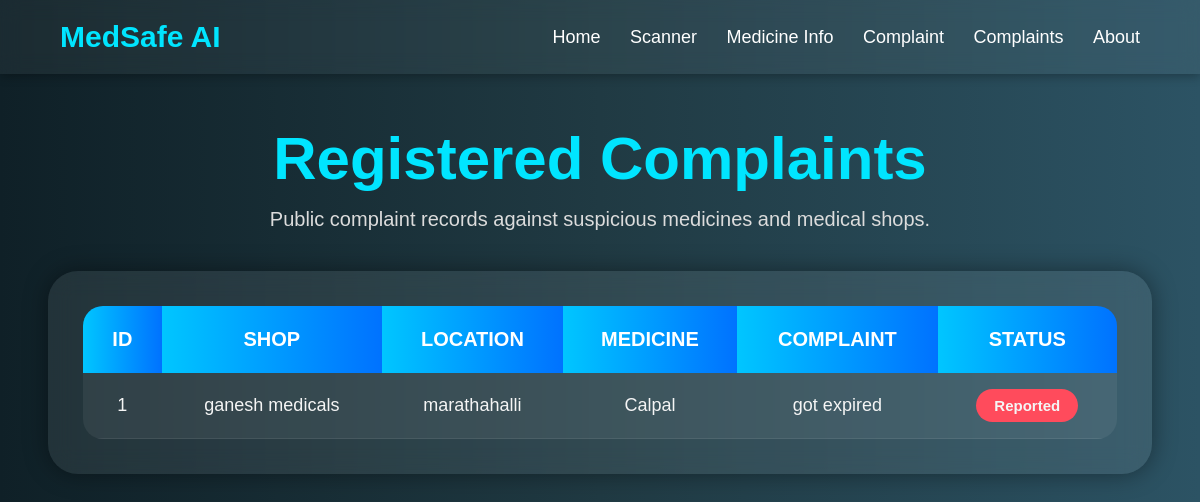
The page /view_complaints on the database as committed earlier.
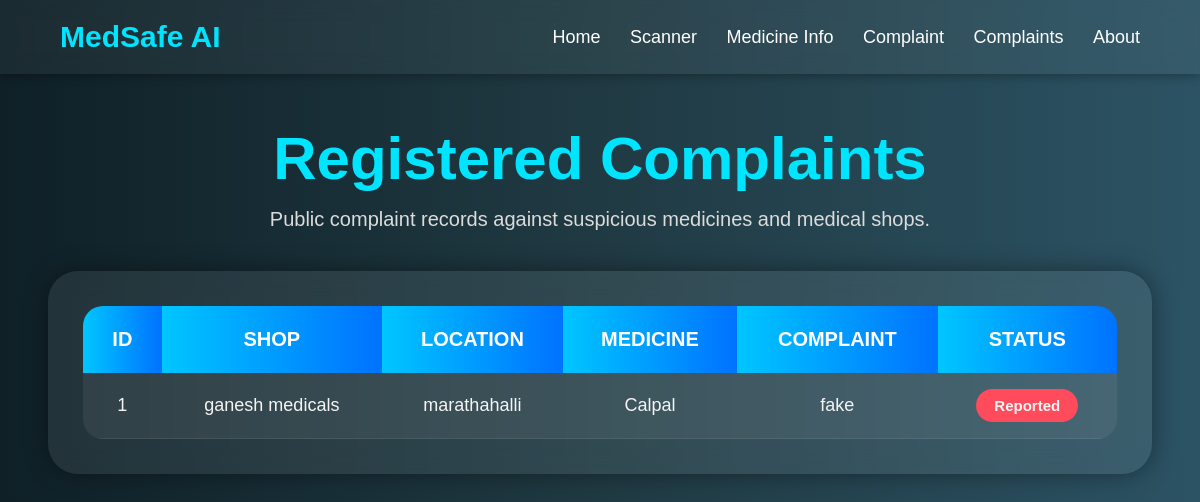
The same page on the database as committed later.
### tables this page shows
CREATE TABLE complaints(
    id INTEGER PRIMARY KEY AUTOINCREMENT,
    shop TEXT,
    location TEXT,
    medicine TEXT,
    complaint TEXT
);

### app.py (the view)
@app.route("/view_complaints")
def view_complaints():
    conn = sqlite3.connect("complaints.db")
    cursor = conn.cursor()
    cursor.execute("SELECT * FROM complaints")
    complaints = cursor.fetchall()
    conn.close()
    return render_template(
        "view_complaints.html",
        complaints=complaints
    )

### templates/view_complaints.html (shortened to what this page needs)
<!DOCTYPE html>
<html>
<head>
</head>
<body>
    <div class="navbar">
        <div class="logo">
            MedSafe AI
        </div>
        <div class="nav-links">
            <a href="/">Home</a>
            <a href="/scanner">Scanner</a>
            <a href="/medicine_info">Medicine Info</a>
            <a href="/complaint">Complaint</a>
            <a href="/view_complaints">Complaints</a>
            <a href="/about">About</a>
        </div>
    </div>
    <div class="container">
        <div class="title">
            <h1>Registered Complaints</h1>
            <p>
                Public complaint records against suspicious
                medicines and medical shops.
            </p>
        </div>
        <div class="table-box">
            {% if complaints %}
            <table>
                <tr>
                    <th>ID</th>
                    <th>Shop</th>
                    <th>Location</th>
                    <th>Medicine</th>
                    <th>Complaint</th>
                    <th>Status</th>
                </tr>
                {% for complaint in complaints %}
                <tr>
                    <td>{{ complaint[0] }}</td>
                    <td>{{ complaint[1] }}</td>
                    <td>{{ complaint[2] }}</td>
                    <td>{{ complaint[3] }}</td>
                    <td>{{ complaint[4] }}</td>
                    <td>
                        <span class="badge">
                            Reported
                        </span>
                    </td>
                </tr>
                {% endfor %}
            </table>
            {% else %}
            <div class="no-data">
                🚫 No Complaints Registered Yet
            </div>
            {% endif %}
        </div>
    </div>
</body>
</html>

Rows that differ between the two databases and show on the page:
changed complaints "ganesh medicals": complaint "got expired" → "fake"
